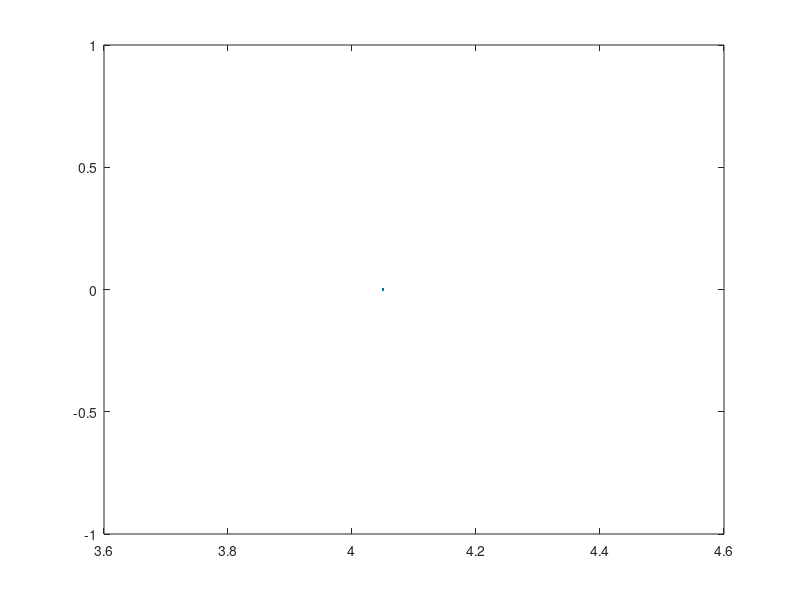

Reproduce this figure in MATLAB. (Note: this script raises an error after producing the figure.)
close all;
clear all;
clc;
t = [0:0.01:10]
k = 1;
u = 1;
f= zeros(length(t));
for x=length(t)
    f(x,:)=(k.^2*t(x).^2-2*u*t(x)+u^2)/(2*t(x))
    scatterplot(f(x))
end
% f = (k.^2*t.^2-2*u*t+u^2)/(2*t);
figure();
plot(f,t)